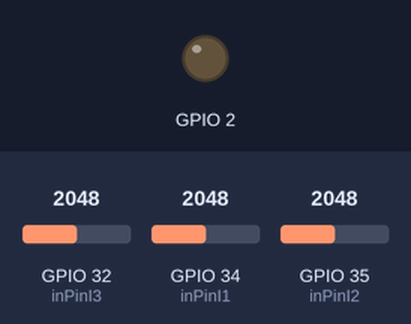
The sketch below on a simulated ESP32. Parts: output pins drawn as LEDs (lit = HIGH). The inputs (shaded band) are chosen by the test bench; at power-on: GPIO 32 (inPinI3) = 2048, GPIO 34 (inPinI1) = 2048, GPIO 35 (inPinI2) = 2048. WiFi joins after 1.5 s; servers stay silent unless stated; uploads are accepted with an empty reply; what the sketch prints to the serial monitor is not drawn.

Above: at 0.0 s.
At 1.6 s:
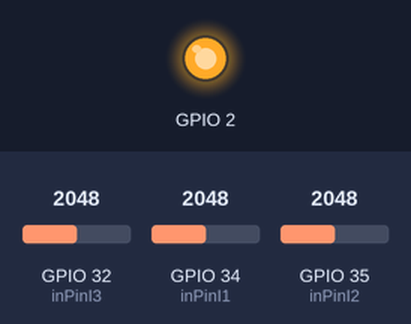
Timing chart, 0 to 3.3 s (numbered marks = the images above):
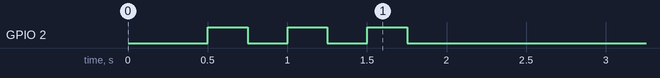

The sketch:

esp32_Wechselstrom_messen2.ino
```cpp
/*
   Board: ESP32 Dev Module, Upload 921600, CPU 160MHz, Flash 80MHz, FlashMode QIC, Flash Size 2MB (16MB), Schema: Default 4 with Spiffs, PSRAM disabled
   Downloaded from: technik-fan.de/index.php/Open_Energy_Monitor_mit_dem_ESP32
   emoncms: feedlist: http://v92140.1blu.de/energie/emoncms/feed/list.json
   http://v92140.1blu.de/energie/emoncms/feed/timevalue.json?id=55&apikey=4f76b2121bcaee97658de17a5cb0ca41
   {"time":1579179242,"value":418.31}
*/
#include <Arduino.h>
#include <WiFi.h>
#include <ArduinoOTA.h>

//WiFi Part
const char* ssid     = "TS-EG";
//const char* ssid     = "TS-DG-OG";
const char* password = "DieMeeries";

//Setup variables
int numberOfSamples = 1000;

const char* host = "v92140.1blu.de";

//WiFi Watchdog
static bool sta_was_connected = false;

//Set Voltage and current input pins
int inPinI1 = 34;
int inPinI2 = 35;
int inPinI3 = 32;
int inPinI4 = 33;

//First Run Counter
int firstrun = 0;

// CT: Voltage depends on current, burden resistor, and turns
#define CT_BURDEN_RESISTOR    62
#define CT_TURNS              1800
//#define VOLTAGE               230
double VOLTAGE = 230 ;

//Calibration coeficients
//These need to be set in order to obtain accurate results
//Set the above values first and then calibrate futher using normal calibration method described on how to build it page.
double ICAL = 1.08;

// Initial gueses for ratios, modified by VCAL/ICAL tweaks
double I_RATIO = (long double)CT_TURNS / CT_BURDEN_RESISTOR * 3.3 / 4096 * ICAL;

//Filter variables 1
double lastFilteredI1, filteredI1;
double sqI1, sumI1;
//Sample variables
int lastSampleI1, sampleI1;

//Filter variables 2
double lastFilteredI2, filteredI2;
double sqI2, sumI2;
//Sample variables
int lastSampleI2, sampleI2;

//Filter variables 3
double lastFilteredI3, filteredI3;
double sqI3, sumI3;
//Sample variables
int lastSampleI3, sampleI3;

//Filter variables 4
double lastFilteredI4, filteredI4;
double sqI4, sumI4;
//Sample variables
int lastSampleI4, sampleI4;

//Useful value variables
double Irms1;
double Irms2;
double Irms3;
double Irms4;
double Power1;
double Power2;
double Power3;
double Solar1;
double PowerMinusSolar;
// float PowerSum = 0;
double PowerSum = 0;
double Solar1AbfrageWert = 0;

unsigned long timer;
unsigned long lasttimer = 0;

//EspClass ESPm;
String url = "";

//WiFi
void WIFI_Connect()
{
  digitalWrite(2, 1);
  WiFi.disconnect();
  Serial.println("Booting Sketch...");
  WiFi.mode(WIFI_AP_STA);
  WiFi.begin(ssid, password);
  // Wait for connection
  for (int i = 0; i < 25; i++)
  {
    if ( WiFi.status() != WL_CONNECTED ) {
      delay ( 250 );
      digitalWrite(2, 0);
      Serial.print ( "." );
      delay ( 250 );
      digitalWrite(2, 1);
    }
  }
  digitalWrite(2, 0);
}


void setup() {
  //Set Information LED
  pinMode(2, OUTPUT);
  //Set Analog Inputs
  pinMode(inPinI1, INPUT);
  adcAttachPin(inPinI1);
  pinMode(inPinI2, INPUT);
  adcAttachPin(inPinI2);
  pinMode(inPinI3, INPUT);
  adcAttachPin(inPinI3);
  pinMode(inPinI4, INPUT);
  adcAttachPin(inPinI4);

  Serial.begin(115200);
  delay(500);
  //WiFi Part
  WIFI_Connect();
  // OTA ---------->
  // Port defaults to 8266
  // ArduinoOTA.setPort(8266);

  // Hostname defaults to esp8266-[ChipID]
  ArduinoOTA.setHostname("ESP32_Keller_Wechselstrom_messen");

  // No authentication by default
  ArduinoOTA.setPassword((const char *)"ESP32_Keller_Wechselstrom_messen");

  ArduinoOTA.onStart([]() {
    Serial.println("OTA Start");
  });
  ArduinoOTA.onEnd([]() {
    Serial.println("OTA End");
  });
  ArduinoOTA.onProgress([](unsigned int progress, unsigned int total) {
    Serial.printf("Progress: %u%%\n", (progress / (total / 100)));
  });
  ArduinoOTA.onError([](ota_error_t error) {
    Serial.printf("Error[%u]: ", error);
    if (error == OTA_AUTH_ERROR) Serial.println("Auth Failed");
    else if (error == OTA_BEGIN_ERROR) Serial.println("Begin Failed");
    else if (error == OTA_CONNECT_ERROR) Serial.println("Connect Failed");
    else if (error == OTA_RECEIVE_ERROR) Serial.println("Receive Failed");
    else if (error == OTA_END_ERROR) Serial.println("End Failed");
  });
  ArduinoOTA.begin();
  Serial.println("OTA Ready");
  Serial.print("IP address: ");
  Serial.println(WiFi.localIP());
  // OTA <----------
}

void loop() {
  ArduinoOTA.handle();
  timer = millis();

  //Wifi WatchDog
  //WiFi.onEvent(WiFiEvent);


  if ( timer - lasttimer > 15000 )
  {

    //**************************************************************************
    //Phase1
    for (int n = 0; n < numberOfSamples; n++)
    {

      //Used for offset removal
      lastSampleI1 = sampleI1;

      //Read in voltage and current samples.
      sampleI1 = analogRead(inPinI1);

      //Used for offset removal
      lastFilteredI1 = filteredI1;

      //Digital high pass filters to remove 1.6V DC offset.
      filteredI1 = 0.9989 * (lastFilteredI1 + sampleI1 - lastSampleI1);

      //Root-mean-square method current
      //1) square current values
      sqI1 = filteredI1 * filteredI1;
      //2) sum
      sumI1 += sqI1;
      delay(0.00002);
    }

    //Calculation of the root of the mean of the voltage and current squared (rms)
    //Calibration coeficients applied.
    Irms1 = (I_RATIO * sqrt(sumI1 / numberOfSamples)) - 0.09;     // - 1
    if ((Irms1 < 0) || (firstrun < 2)) {
      Irms1 = 0;
    }; //Set negative Current to zero and ignore the first 2 calculations
    sumI1 = 0;
    Power1 = Irms1 * VOLTAGE;

    Serial.println("Irms1:" + String(Irms1));

    //**************************************************************************
    //Phase2
    for (int n = 0; n < numberOfSamples; n++)
    {

      //Used for offset removal
      lastSampleI2 = sampleI2;

      //Read in voltage and current samples.
      sampleI2 = analogRead(inPinI2);

      //Used for offset removal
      lastFilteredI2 = filteredI2;

      //Digital high pass filters to remove 1.6V DC offset.
      filteredI2 = 0.9989 * (lastFilteredI2 + sampleI2 - lastSampleI2);

      //Root-mean-square method current
      //1) square current values
      sqI2 = filteredI2 * filteredI2;
      //2) sum
      sumI2 += sqI2;
      delay(0.00002);
    }

    //Calculation of the root of the mean of the voltage and current squared (rms)
    //Calibration coeficients applied.
    Irms2 = (I_RATIO * sqrt(sumI2 / numberOfSamples)) - 0.09 ;     // - 1.3;
    if ((Irms2 < 0) || (firstrun < 2)) {
      Irms2 = 0;
    }; //Set negative Current to zero and ignore the first 2 calculations
    sumI2 = 0;
    Power2 = Irms2 * VOLTAGE;

    Serial.println("Irms2:" + String(Irms2));

    //**************************************************************************
    //Phase3
    for (int n = 0; n < numberOfSamples; n++)
    {

      //Used for offset removal
      lastSampleI3 = sampleI3;

      //Read in voltage and current samples.
      sampleI3 = analogRead(inPinI3);

      //Used for offset removal
      lastFilteredI3 = filteredI3;

      //Digital high pass filters to remove 1.6V DC offset.
      filteredI3 = 0.9989 * (lastFilteredI3 + sampleI3 - lastSampleI3);

      //Root-mean-square method current
      //1) square current values
      sqI3 = filteredI3 * filteredI3;
      //2) sum
      sumI3 += sqI3;
      delay(0.0002);
    }

    //Calculation of the root of the mean of the voltage and current squared (rms)
    //Calibration coeficients applied.
    Irms3 = (I_RATIO * sqrt(sumI3 / numberOfSamples)) - 0.09;     // - 1.3;
    if ((Irms3 < 0) || (firstrun < 2)) {
      Irms3 = 0;
    }; //Set negative Current to zero and ignore the first 2 calculations
    sumI3 = 0;
    Power3 = Irms3 * VOLTAGE;

    Serial.println("Irms3:" + String(Irms3));

    //**************************************************************************


    //Check if WiFi is here
    //Automatically reconnect the ESP32 if the WiFi Router is not there...
    if (WiFi.status() != WL_CONNECTED)
    {
      WiFi.onEvent(WiFiEvent);
      WIFI_Connect();
    }   else {

      // Connect...
      if ((WiFi.status() == WL_CONNECTED) && (firstrun >= 2)) { //WiFi Check, ignore the first data

        // Use WiFiClient class to create TCP connections
        WiFiClient client;
        const int httpPort = 80;
        if (!client.connect(host, httpPort)) {
          Serial.println("connection failed");
          return;
        }

        String url = "/energie/emoncms/feed/timevalue.json?id=55&apikey=4f76b2121bcaee97658de17a5cb0ca41";
        Serial.println("get the request from the server");
        client.print(String("GET ") + url + " HTTP/1.1\r\n" +
                     "Host: " + host + "\r\n" +
                     "Connection: close\r\n\r\n");
        unsigned long timeout = millis();
        while (client.available() == 0) {
          if (millis() - timeout > 5000) {
            Serial.println(">>> Client Timeout !");
            client.stop();
            return;
          }
        }
        String line;
        String Wert = "";
        // Read all the lines of the reply from server and print them to Serial
        while (client.available()) {
          line = client.readStringUntil('\r');
          if ( line.substring(1, 2) == "{" )
          {
            //"{"time":1579179242,"value":418.31}";
            Serial.print("line ");
            Serial.println(line);
            int Doppelpunkt = line.lastIndexOf(':');
            int Klammer = line.lastIndexOf('}');
            Wert = line.substring(Doppelpunkt + 1, Klammer);
            Serial.print("Solar1AbfrageWert ");
            Serial.println(Wert);
          }
        }
        Solar1AbfrageWert = Wert.toDouble();

        ////debug//
        //Power1=100;
        //Power2=100;
        //Power3=100;
        //Solar1AbfrageWert = 150;
        //// debug ende

        if ( Power1 < Solar1AbfrageWert ) {
          // Power1 = Power1 * -1;  //Der gemessene Strom fließ zurück ins Netz und bekommt ein negatives Vorzeichen
          double Grundlast = ( Solar1AbfrageWert - Power1 ) * 2;
          Power1 = Solar1AbfrageWert - Grundlast;
        }
        Serial.println("Power1=" + String(Power1) );
        Serial.println("Summe Ampere = " + String(Irms1 + Irms2 + Irms3));
        //Calculate Power
        PowerSum = Power1 + Power2 + Power3;
        Serial.println("PowerSum(W)= " + String(PowerSum));


        // Use WiFiClient class to create TCP connections
        if (!client.connect(host, httpPort)) {
          Serial.println("ZWEITE Connection failed");
          return;
        }
        // We now create a URI for the request
        // http://v92140.1blu.de/energie/emoncms/input/post?node=WGS220&fulljson={"Phase1":100,"Phase2":200,"Phase3":300}
        url = "/energie/emoncms/input/post.json?node=WGS220&apikey=4f76b2121bcaee97658de17a5cb0ca41&json={" ;
        url = url + "Power1:" + Power1 + ",";
        url = url + "Power2:" + Power2 + ",";
        url = url + "Power3:" + Power3 + ",";
        url = url + "PowerSum:" + PowerSum + "}";

        Serial.print("Requesting URL: ");
        Serial.println(url);

        // This will send the request to the server
        client.print(String("GET ") + url + " HTTP/1.1\r\n" +
                     "Host: " + host + "\r\n" +
                     "Connection: close\r\n\r\n");

        while (client.available() == 0) {
          if (millis() - timeout > 5000) {
            Serial.println(">>> Client Timeout !");
            client.stop();
            return;
          }
        }
      }

      if (firstrun <= 2) {
        firstrun++;
      }; //Counter for Trash Data

    }  //WiFi Watchdog
    lasttimer = millis();
  }
}
//Wifi Watchdog
void WiFiEvent(WiFiEvent_t event) {
  Serial.printf("[WiFi-event] event: %d  - ", event);
  switch (event) {
    case SYSTEM_EVENT_STA_GOT_IP:
      Serial.println("WiFi connected");
      Serial.print("IP address: "); Serial.println(WiFi.localIP());
      break;
    case SYSTEM_EVENT_STA_DISCONNECTED:
      Serial.println("WiFi lost connection");
      WiFi.begin();   // <<<<<<<<<<<  added  <<<<<<<<<<<<<<<
      ESP.restart();
      break;
    case SYSTEM_EVENT_STA_START:
      Serial.println("ESP32 station start");
      break;
    case SYSTEM_EVENT_STA_CONNECTED:
      Serial.println("ESP32 station connected to AP");
      break;
    case SYSTEM_EVENT_STA_LOST_IP:
      Serial.println("ESP32 Lost IP");
      WiFi.begin();   // <<<<<<<<<<<  added  <<<<<<<<<<<<<<<
      ESP.restart();
      break;
  }
}
```
